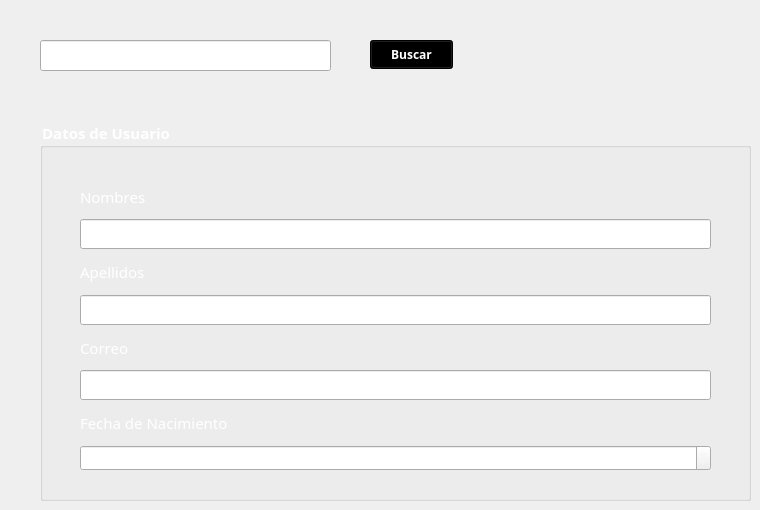
      <widget class="QWidget" name="buscarMU">
       <attribute name="icon">
        <iconset theme="QIcon::ThemeIcon::SystemSearch"/>
       </attribute>
       <attribute name="title">
        <string>Buscar</string>
       </attribute>
       <widget class="QLineEdit" name="correoUsuario">
        <property name="geometry">
         <rect>
          <x>40</x>
          <y>40</y>
          <width>291</width>
          <height>31</height>
         </rect>
        </property>
        <property name="font">
         <font>
          <family>Cascadia Code</family>
         </font>
        </property>
        <property name="styleSheet">
         <string notr="true">color: rgb(255, 255, 255);</string>
        </property>
        <property name="alignment">
         <set>Qt::AlignmentFlag::AlignCenter</set>
        </property>
        <property name="placeholderText">
         <string>correo@example.com</string>
        </property>
       </widget>
       <widget class="QPushButton" name="buscarUsuario">
        <property name="geometry">
         <rect>
          <x>370</x>
          <y>40</y>
          <width>83</width>
          <height>29</height>
         </rect>
        </property>
        <property name="font">
         <font>
          <family>Cascadia Code</family>
          <pointsize>9</pointsize>
          <bold>true</bold>
         </font>
        </property>
        <property name="styleSheet">
         <string notr="true">background-color: rgb(0, 0, 0);
color: rgb(255, 255, 255);</string>
        </property>
        <property name="text">
         <string>Buscar</string>
        </property>
        <property name="autoDefault">
         <bool>true</bool>
        </property>
       </widget>
       <widget class="QGroupBox" name="groupBox">
        <property name="geometry">
         <rect>
          <x>40</x>
          <y>120</y>
          <width>711</width>
          <height>381</height>
         </rect>
        </property>
        <property name="font">
         <font>
          <family>Cascadia Code</family>
          <pointsize>11</pointsize>
          <bold>true</bold>
         </font>
        </property>
        <property name="styleSheet">
         <string notr="true">color: rgb(255, 255, 255);</string>
        </property>
        <property name="title">
         <string>Datos de Usuario </string>
        </property>
        <widget class="QWidget" name="gridLayoutWidget_3">
         <property name="geometry">
          <rect>
           <x>40</x>
           <y>60</y>
           <width>631</width>
           <height>291</height>
          </rect>
         </property>
         <layout class="QGridLayout" name="gridLayout_5">
          <item row="0" column="0">
           <layout class="QVBoxLayout" name="verticalLayout_7">
            <item>
             <widget class="QLabel" name="label_11">
              <property name="font">
               <font>
                <family>Cascadia Code</family>
                <pointsize>11</pointsize>
               </font>
              </property>
              <property name="text">
               <string>Nombres</string>
              </property>
              <property name="alignment">
               <set>Qt::AlignmentFlag::AlignLeading|Qt::AlignmentFlag::AlignLeft|Qt::AlignmentFlag::AlignVCenter</set>
              </property>
             </widget>
            </item>
            <item>
             <widget class="QLineEdit" name="showNombre">
              <property name="font">
               <font>
                <family>Cascadia Code</family>
                <pointsize>11</pointsize>
               </font>
              </property>
              <property name="styleSheet">
               <string notr="true">color: rgb(255, 255, 255);</string>
              </property>
              <property name="alignment">
               <set>Qt::AlignmentFlag::AlignCenter</set>
              </property>
              <property name="readOnly">
               <bool>true</bool>
              </property>
             </widget>
            </item>
            <item>
             <widget class="QLabel" name="label_13">
              <property name="font">
               <font>
                <family>Cascadia Code</family>
                <pointsize>11</pointsize>
               </font>
              </property>
              <property name="text">
               <string>Apellidos</string>
              </property>
              <property name="alignment">
               <set>Qt::AlignmentFlag::AlignLeading|Qt::AlignmentFlag::AlignLeft|Qt::AlignmentFlag::AlignVCenter</set>
              </property>
             </widget>
            </item>
            <item>
             <widget class="QLineEdit" name="showApellido">
              <property name="font">
               <font>
                <family>Cascadia Code</family>
                <pointsize>11</pointsize>
               </font>
              </property>
              <property name="styleSheet">
               <string notr="true">color: rgb(255, 255, 255);</string>
              </property>
              <property name="alignment">
               <set>Qt::AlignmentFlag::AlignCenter</set>
              </property>
              <property name="readOnly">
               <bool>true</bool>
              </property>
             </widget>
            </item>
            <item>
             <widget class="QLabel" name="label_14">
              <property name="font">
               <font>
                <family>Cascadia Code</family>
                <pointsize>11</pointsize>
               </font>
              </property>
              <property name="text">
               <string>Correo</string>
              </property>
              <property name="alignment">
               <set>Qt::AlignmentFlag::AlignLeading|Qt::AlignmentFlag::AlignLeft|Qt::AlignmentFlag::AlignVCenter</set>
              </property>
             </widget>
            </item>
            <item>
             <widget class="QLineEdit" name="showCorreo">
              <property name="font">
               <font>
                <family>Cascadia Code</family>
                <pointsize>11</pointsize>
               </font>
              </property>
              <property name="styleSheet">
               <string notr="true">color: rgb(255, 255, 255);</string>
              </property>
              <property name="alignment">
               <set>Qt::AlignmentFlag::AlignCenter</set>
              </property>
              <property name="readOnly">
               <bool>true</bool>
              </property>
             </widget>
            </item>
            <item>
             <widget class="QLabel" name="label_15">
              <property name="font">
               <font>
                <family>Cascadia Code</family>
                <pointsize>11</pointsize>
               </font>
              </property>
              <property name="text">
               <string>Fecha de Nacimiento</string>
              </property>
              <property name="alignment">
               <set>Qt::AlignmentFlag::AlignLeading|Qt::AlignmentFlag::AlignLeft|Qt::AlignmentFlag::AlignVCenter</set>
              </property>
             </widget>
            </item>
            <item>
             <widget class="QDateEdit" name="showNac">
              <property name="font">
               <font>
                <family>Cascadia Code</family>
                <pointsize>10</pointsize>
               </font>
              </property>
              <property name="readOnly">
               <bool>true</bool>
              </property>
             </widget>
            </item>
           </layout>
          </item>
         </layout>
        </widget>
       </widget>
      </widget>
